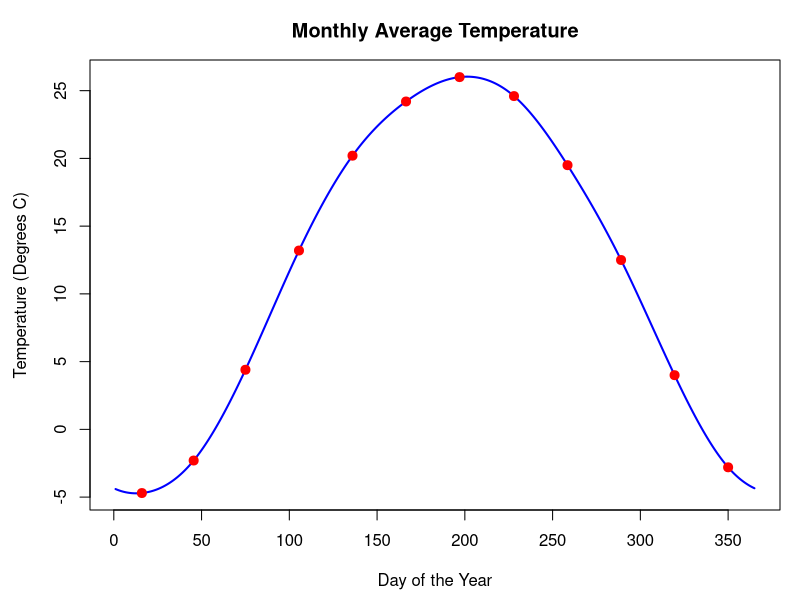

Reproduce this figure in R.
mt <- c(-4.7, -2.3, 4.4, 13.2, 20.2, 24.2, 26.0, 24.6, 19.5, 12.5, 4.0, -2.8)
monthlen <- c(31, 28, 31, 30, 31, 30, 31, 31, 30, 31, 30, 31)
month = rep(1:12, monthlen)
midmonth <- tapply(1:365, month, median)
x <- c(midmonth, midmonth[1] + 365)
y <- mt[c(1:12, 1)]
s = splinefun(x, y, method = "periodic")

par(mai=c(.9, .9, .6, .2))
plot(1:365, s(1:365), type = "l", 
     lwd=2, col="blue", lab=c(7, 7, 12),
     xlab = "Day of the Year",
     ylab = "Temperature (Degrees C)",
     main = "Monthly Average Temperature")
points(x[-13], y[-13], pch = 19, cex=1.2, col="red")

savePlot("temp", type="eps")
